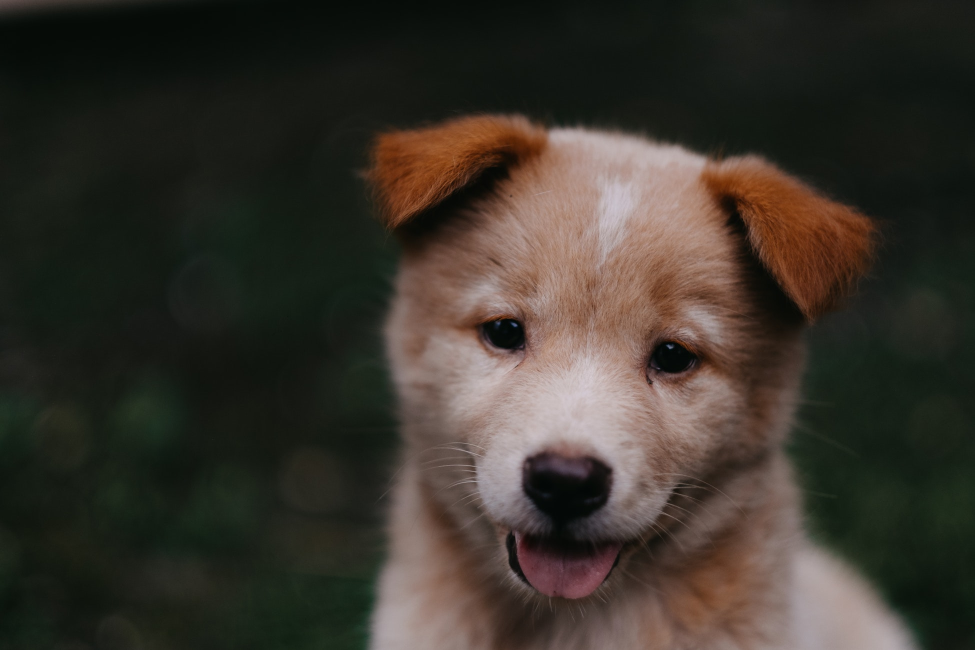
#> input picture DATA/00-puppy.jpg, 1950 x 1300 px (shown at 1/2 size)
$ jupyter execute drawinimage.ipynb   (shell and % lines are left out)
#> lines starting #> are read from the running program, lines starting #| are printed output that depends on the picture; after the words box and inside, x2 and y2 are one past the last pixel; in counts of white or black regions, pixels touching at a corner belong together
[cell 1]
import cv2
import numpy as np

import matplotlib.pyplot as plot

[cell 2]
# 3:color - dtype: data type
blankImg = np.zeros(shape=(512,512,3), dtype=np.int16)

[cell 3]
plot.imshow(blankImg)

[cell 4]
# pt1: left-upper point - pt2: right-bottom point
# color: RGB
# thickness
# It override the image, so it's no longer a blank image
cv2.rectangle(blankImg, pt1=(206,206), pt2=(306,306), color=(0,0,255), thickness=10)
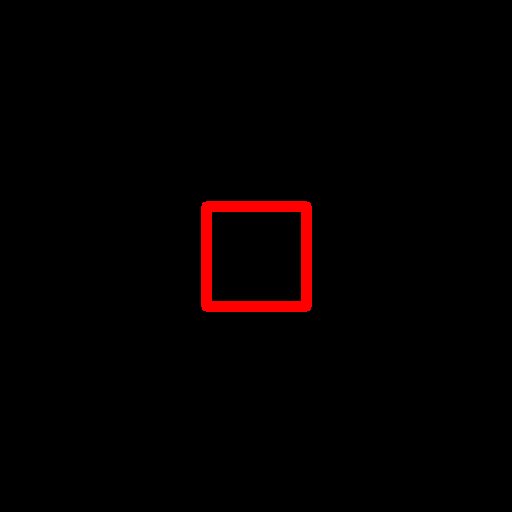
#> blankImg: shape (512, 512, 3) int16; mean of channels 0, 1, 2 0, 0, 4.2; drawn as B, G, R

[cell 5]
plot.imshow(blankImg)
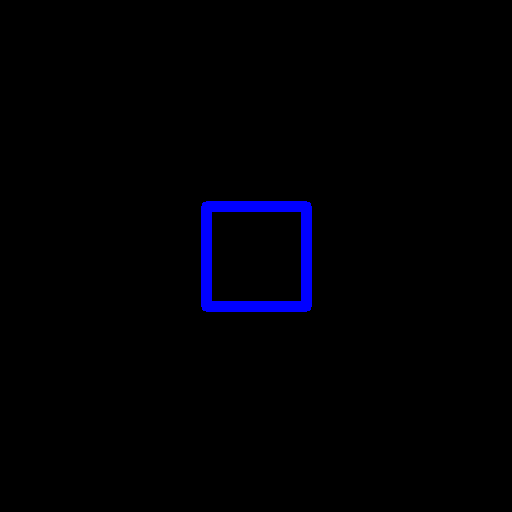
#> shown: shape (512, 512, 3); mean R, G, B 0, 0, 4.2

[cell 6]
cv2.circle(img=blankImg, center=(100, 100), radius=50, color=(255,0,0), thickness=8)
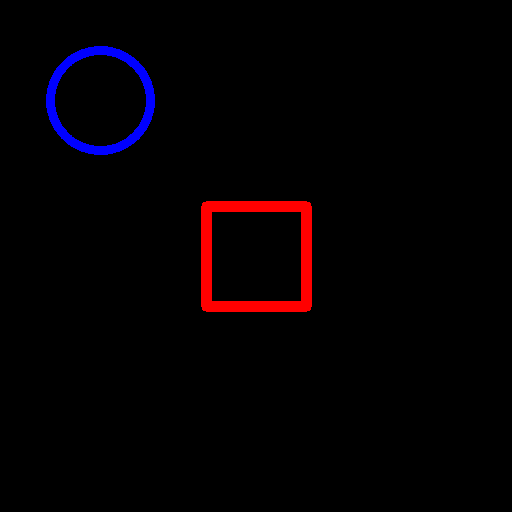
#> blankImg: shape (512, 512, 3) int16; 1.07% of pixels changed, all inside (x1, y1, x2, y2) = (46, 46, 155, 155); drawn as B, G, R
plot.imshow(blankImg)
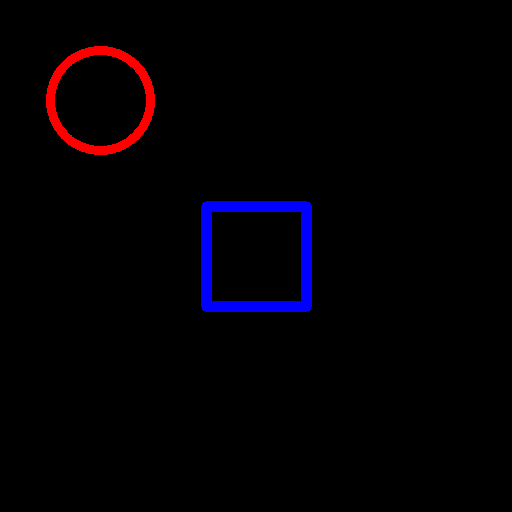
#> shown: shape (512, 512, 3); mean R, G, B 2.7, 0, 4.2

[cell 7]
# thickness=-1 draws a filled in figure.
cv2.circle(img=blankImg, center=(400, 400), radius=40, color=(200,255,0), thickness=-1)
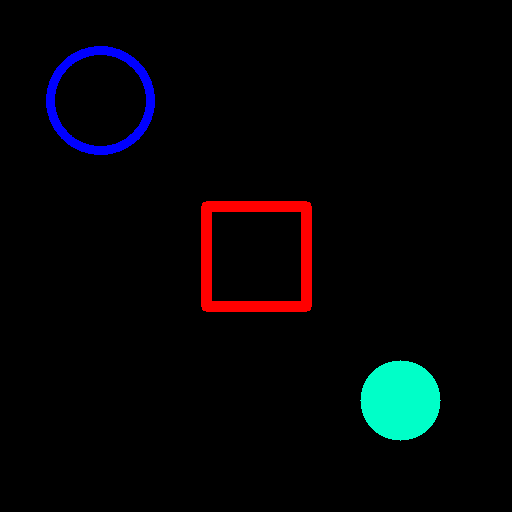
#> blankImg: shape (512, 512, 3) int16; 1.92% of pixels changed, all inside (x1, y1, x2, y2) = (360, 360, 441, 441); drawn as B, G, R
plot.imshow(blankImg)
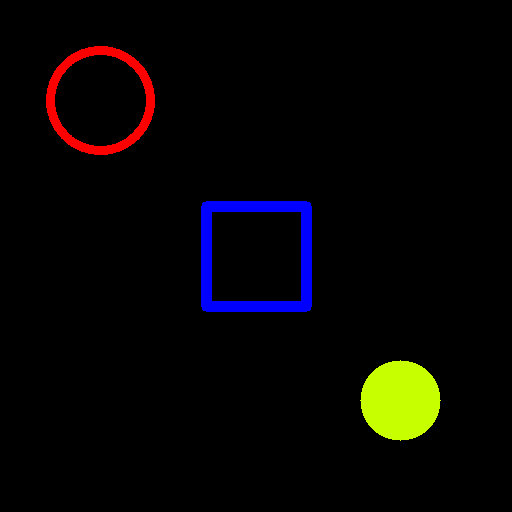
#> shown: shape (512, 512, 3); mean R, G, B 6.6, 4.9, 4.2

[cell 8]
cv2.line(img=blankImg, pt1=(50,400), pt2=(300, 450), color=(50,50,50), thickness=5)
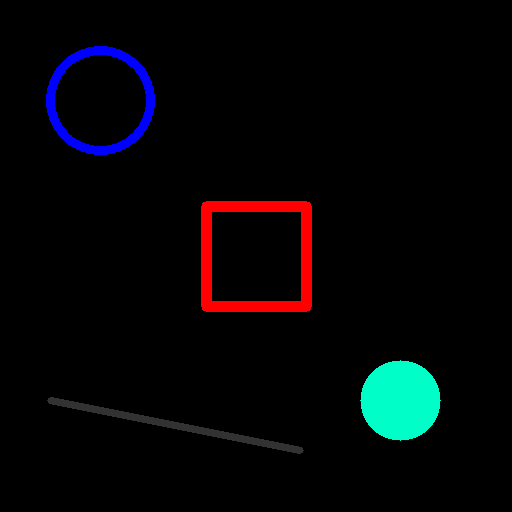
#> blankImg: shape (512, 512, 3) int16; 0.72% of pixels changed, all inside (x1, y1, x2, y2) = (47, 397, 304, 454); drawn as B, G, R
plot.imshow(blankImg)
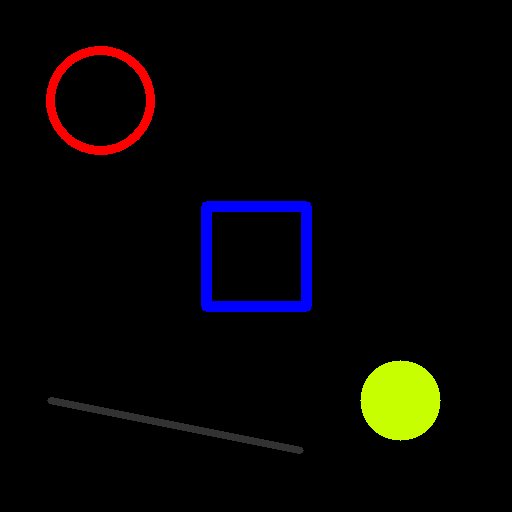
#> shown: shape (512, 512, 3); mean R, G, B 6.9, 5.2, 4.6

[cell 9]
img = cv2.imread('DATA/00-puppy.jpg')
#> img is the input picture: shape (1300, 1950, 3); mean B, G, R 43.8, 51.8, 57.3
cv2.line(img,(0,0), (img.shape[1],img.shape[0]), (255,255,255), 10)
cv2.line(img,(img.shape[1],0), (0,img.shape[0]), (255,255,255), 10)
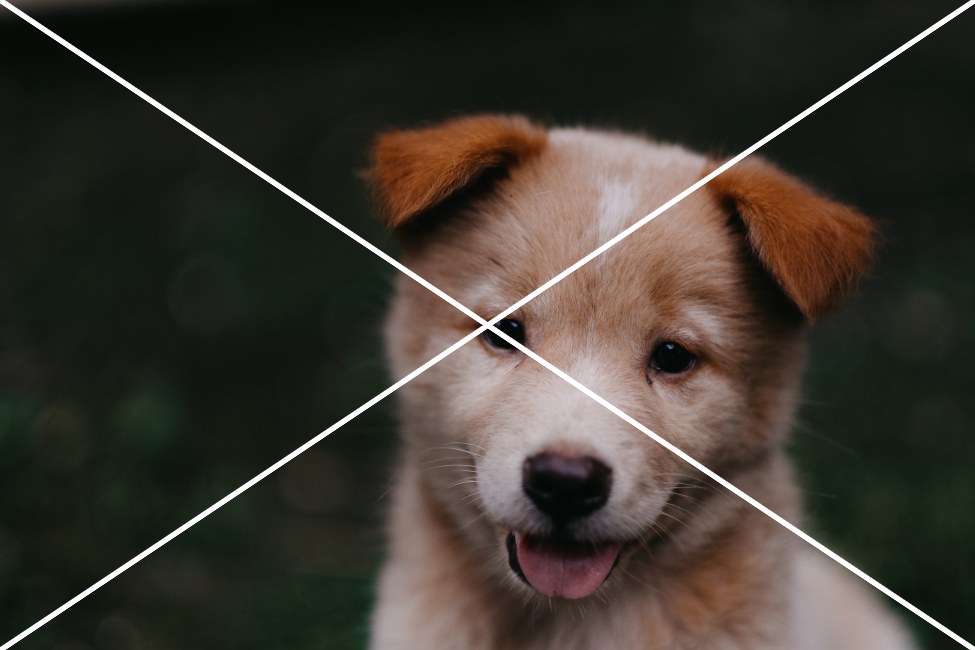
#> img: shape (1300, 1950, 3) (shown at 1/2 size); mean B, G, R 47.8, 55.7, 61
plot.imshow(img)

[cell 10]
img.shape[1]
#> Out = 1950

$ run again, with DATA/Denis_Mukwege.jpg copied over DATA/00-puppy.jpg
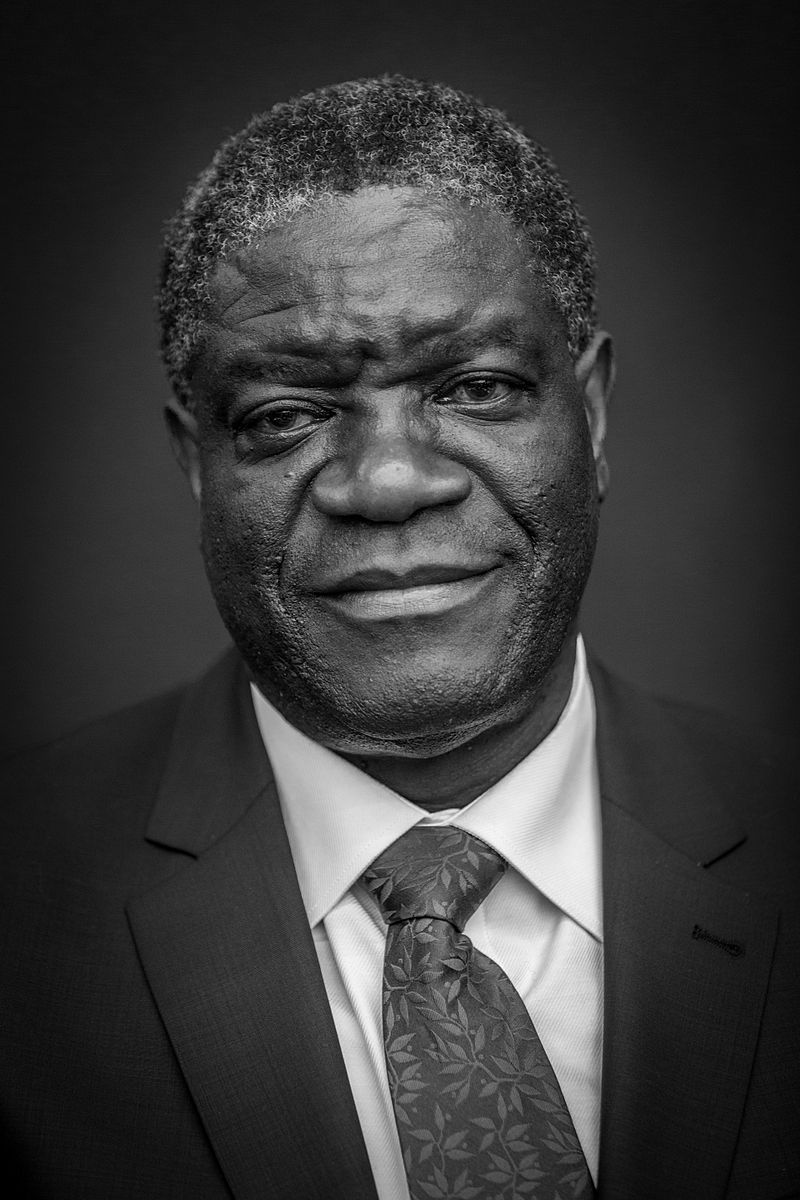
#> input picture DATA/Denis_Mukwege.jpg, 800 x 1200 px
#> img is the input picture: shape (1200, 800, 3); min 0, max 255, mean 58.8
#> `cv2.line(img,(img.shape[1],0), (0,img.shape[0]), (255,255,255), 10)`:
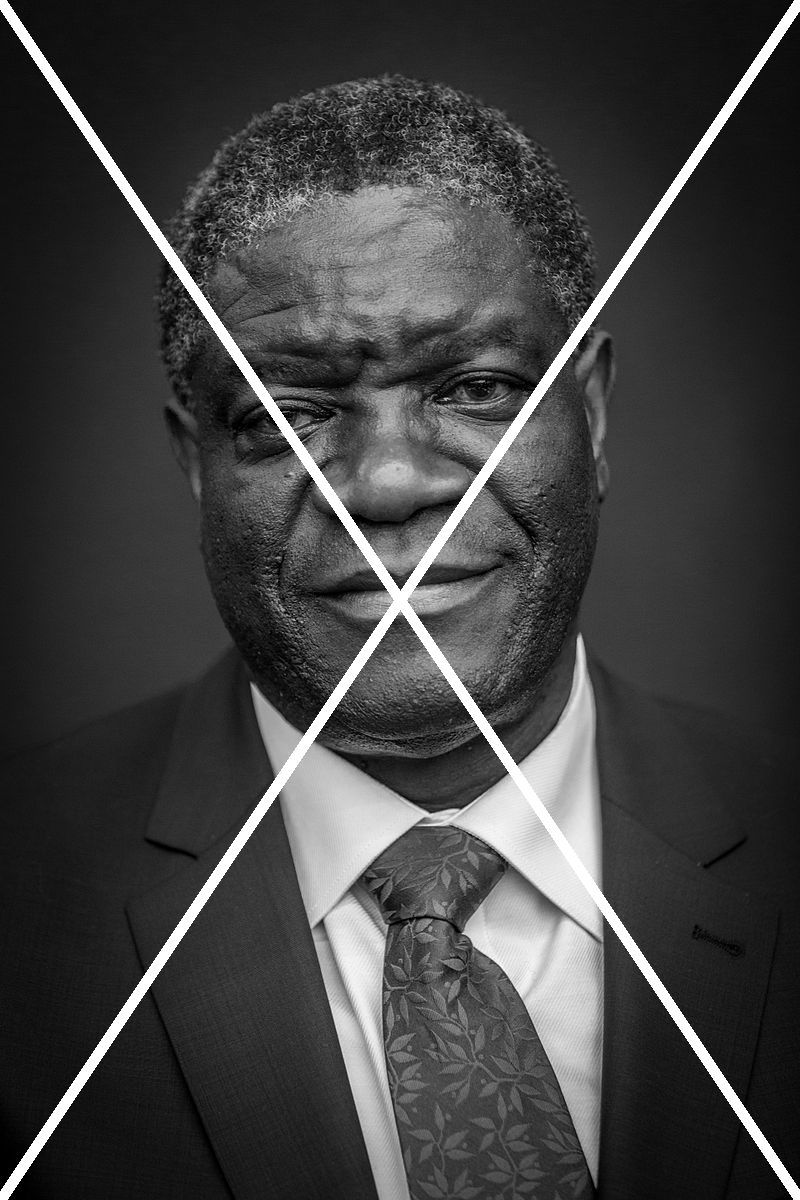
#> img: shape (1200, 800, 3); min 0, max 255, mean 65.1

$ run again, with DATA/Nadia_Murad.jpg copied over DATA/00-puppy.jpg
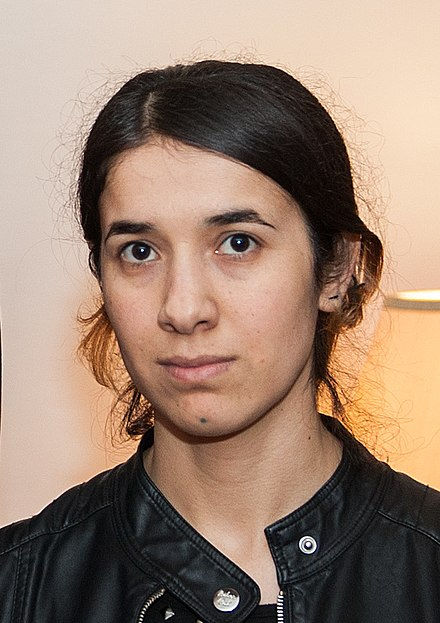
#> input picture DATA/Nadia_Murad.jpg, 440 x 623 px
#> img is the input picture: shape (623, 440, 3); mean B, G, R 112.7, 129.2, 153.8
#> `cv2.line(img,(img.shape[1],0), (0,img.shape[0]), (255,255,255), 10)`:
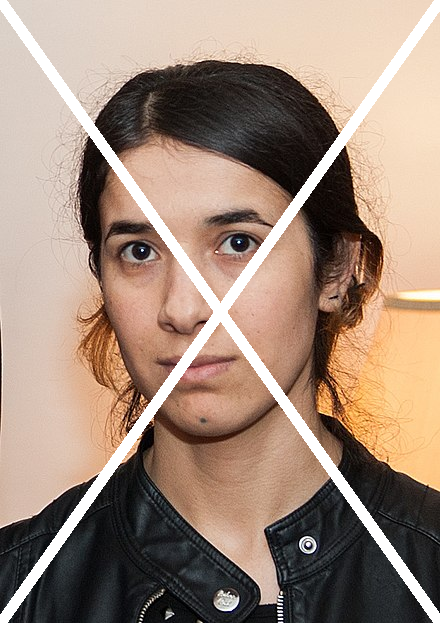
#> img: shape (623, 440, 3); mean B, G, R 121.9, 137.5, 160.5
